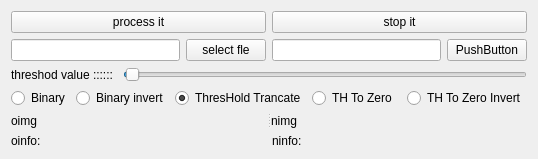
      <widget class="QWidget" name="tab_6">
       <attribute name="title">
        <string>threshold</string>
       </attribute>
       <layout class="QVBoxLayout" name="verticalLayout_7">
        <item>
         <layout class="QHBoxLayout" name="horizontalLayout_25">
          <item>
           <widget class="QPushButton" name="pushButton_25">
            <property name="text">
             <string>process it</string>
            </property>
           </widget>
          </item>
          <item>
           <widget class="QPushButton" name="pushButton_26">
            <property name="text">
             <string>stop it</string>
            </property>
           </widget>
          </item>
         </layout>
        </item>
        <item>
         <layout class="QHBoxLayout" name="horizontalLayout_26">
          <item>
           <widget class="QLineEdit" name="lineEdit_13"/>
          </item>
          <item>
           <widget class="QPushButton" name="pushButton_27">
            <property name="text">
             <string>select fle</string>
            </property>
           </widget>
          </item>
          <item>
           <widget class="QLineEdit" name="lineEdit_14"/>
          </item>
          <item>
           <widget class="QPushButton" name="pushButton_28">
            <property name="text">
             <string>PushButton</string>
            </property>
           </widget>
          </item>
         </layout>
        </item>
        <item>
         <layout class="QHBoxLayout" name="horizontalLayout_27">
          <item>
           <widget class="QLabel" name="label_40">
            <property name="text">
             <string>threshod value :::::: </string>
            </property>
           </widget>
          </item>
          <item>
           <widget class="QSlider" name="horizontalSlider_7">
            <property name="maximum">
             <number>255</number>
            </property>
            <property name="value">
             <number>1</number>
            </property>
            <property name="orientation">
             <enum>Qt::Horizontal</enum>
            </property>
           </widget>
          </item>
         </layout>
        </item>
        <item>
         <layout class="QHBoxLayout" name="horizontalLayout_29">
          <item>
           <widget class="QRadioButton" name="radioButton_6">
            <property name="text">
             <string>Binary</string>
            </property>
           </widget>
          </item>
          <item>
           <widget class="QRadioButton" name="radioButton_7">
            <property name="text">
             <string>Binary invert</string>
            </property>
           </widget>
          </item>
          <item>
           <widget class="QRadioButton" name="radioButton_8">
            <property name="text">
             <string>ThresHold Trancate</string>
            </property>
            <property name="checked">
             <bool>true</bool>
            </property>
           </widget>
          </item>
          <item>
           <widget class="QRadioButton" name="radioButton_9">
            <property name="text">
             <string>TH To Zero </string>
            </property>
           </widget>
          </item>
          <item>
           <widget class="QRadioButton" name="radioButton_10">
            <property name="text">
             <string>TH To Zero Invert</string>
            </property>
           </widget>
          </item>
         </layout>
        </item>
        <item>
         <widget class="QSplitter" name="splitter_6">
          <property name="sizePolicy">
           <sizepolicy hsizetype="Expanding" vsizetype="Expanding">
            <horstretch>0</horstretch>
            <verstretch>0</verstretch>
           </sizepolicy>
          </property>
          <property name="orientation">
           <enum>Qt::Horizontal</enum>
          </property>
          <widget class="QLabel" name="label_38">
           <property name="sizePolicy">
            <sizepolicy hsizetype="Preferred" vsizetype="Expanding">
             <horstretch>0</horstretch>
             <verstretch>0</verstretch>
            </sizepolicy>
           </property>
           <property name="text">
            <string>oimg</string>
           </property>
          </widget>
          <widget class="QWidget" name="layoutWidget_9">
           <layout class="QGridLayout" name="gridLayout_7">
            <item row="0" column="0">
             <widget class="QLabel" name="label_39">
              <property name="sizePolicy">
               <sizepolicy hsizetype="Preferred" vsizetype="Preferred">
                <horstretch>0</horstretch>
                <verstretch>0</verstretch>
               </sizepolicy>
              </property>
              <property name="text">
               <string>nimg</string>
              </property>
             </widget>
            </item>
           </layout>
          </widget>
         </widget>
        </item>
        <item>
         <layout class="QHBoxLayout" name="horizontalLayout_28">
          <item>
           <widget class="QLabel" name="label_42">
            <property name="sizePolicy">
             <sizepolicy hsizetype="Preferred" vsizetype="Minimum">
              <horstretch>0</horstretch>
              <verstretch>0</verstretch>
             </sizepolicy>
            </property>
            <property name="maximumSize">
             <size>
              <width>16777215</width>
              <height>32</height>
             </size>
            </property>
            <property name="text">
             <string>oinfo:</string>
            </property>
           </widget>
          </item>
          <item>
           <widget class="QLabel" name="label_43">
            <property name="sizePolicy">
             <sizepolicy hsizetype="Preferred" vsizetype="Minimum">
              <horstretch>0</horstretch>
              <verstretch>0</verstretch>
             </sizepolicy>
            </property>
            <property name="maximumSize">
             <size>
              <width>16777215</width>
              <height>32</height>
             </size>
            </property>
            <property name="text">
             <string>ninfo:</string>
            </property>
           </widget>
          </item>
         </layout>
        </item>
       </layout>
      </widget>
